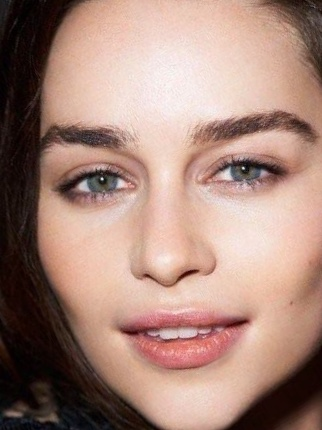
#> input picture Face_Recognition/Faces/Clarke.jpg, 322 x 430 px
$ python face_detection_image.py
#> lines starting #> are read from the running program, lines starting #| are printed output that depends on the picture; after the words box and inside, x2 and y2 are one past the last pixel; in counts of white or black regions, pixels touching at a corner belong together
#!/usr/bin/python3
import cv2

# Load the cascade
face_cascade = cv2.CascadeClassifier('./.local/lib/python3.7/site-packages/cv2/data/haarcascade_frontalface_default.xml')
# Read the input image
image = input("Enter the Image URL: ")
#> the answer given: ../Face_Recognition/Faces/Clarke.jpg
img = cv2.imread(image)
#> img is the input picture: shape (430, 322, 3); mean B, G, R 122.3, 134.2, 166.7
# Convert into grayscale
gray = cv2.cvtColor(img, cv2.COLOR_BGR2GRAY)
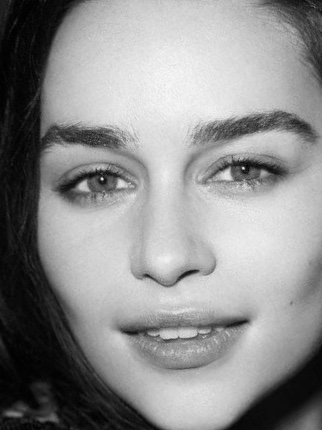
#> gray: shape (430, 322); min 0, max 249, mean 142.6
# Detect faces
faces = face_cascade.detectMultiScale(gray, scaleFactor=1.1, minNeighbors=5)
#> faces = [[23, 64, 290, 290]]
# Draw rectangle around the faces
for (x, y, w, h) in faces:
    cv2.rectangle(img, (x, y), (x+w, y+h), (255, 0, 0), 2)
#> this loop made 1 pass
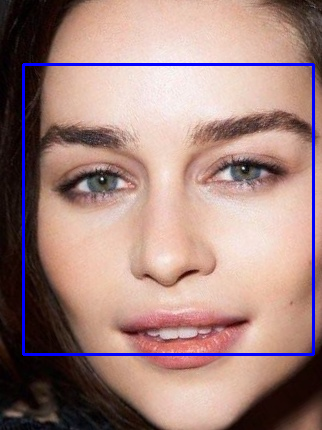
#> img: shape (430, 322, 3); 2.51% of pixels changed, all inside (x1, y1, x2, y2) = (22, 63, 315, 356)
# Display the output
cv2.imshow('img', img)
cv2.waitKey()

$ run again, on Face_Recognition/Faces/Jobs.jpg
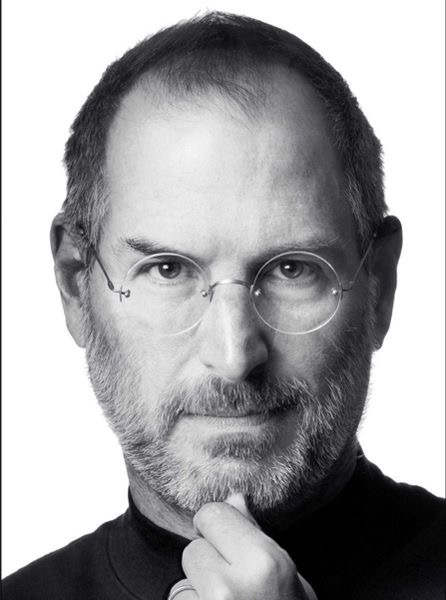
#> input picture Face_Recognition/Faces/Jobs.jpg, 446 x 600 px
#> img is the input picture: shape (600, 446, 3); mean B, G, R 163.5, 161.5, 161.9
#> faces = [[61, 140, 338, 338]]
#> the loop `for (x, y, w, h) in faces:` made 1 pass
#> after the loop `for (x, y, w, h) in faces:`:
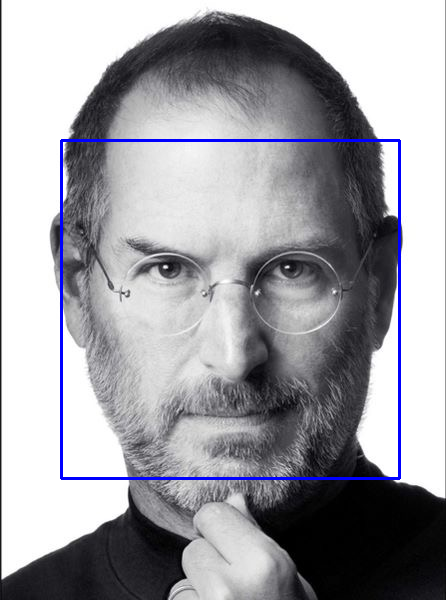
#> img: shape (600, 446, 3); 1.51% of pixels changed, all inside (x1, y1, x2, y2) = (60, 139, 401, 480)

$ run again, on Face_Recognition/Faces/Obama.jpg
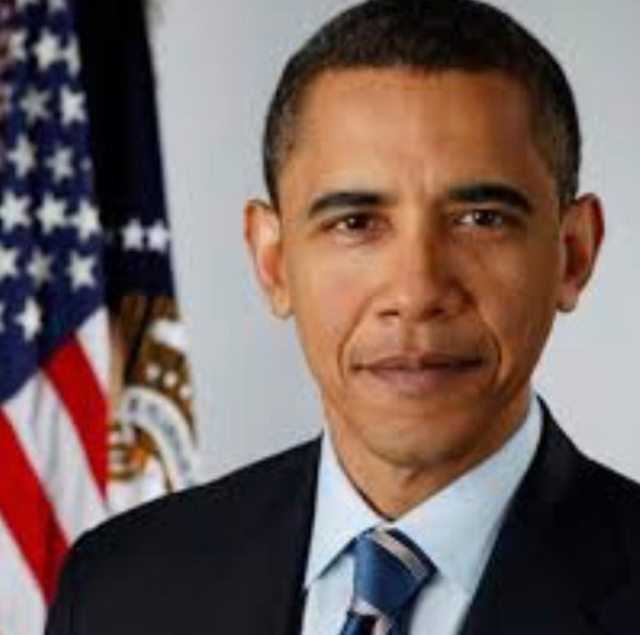
#> input picture Face_Recognition/Faces/Obama.jpg, 640 x 635 px
#> img is the input picture: shape (635, 640, 3); mean B, G, R 95.3, 99.5, 117.6
#> `gray = cv2.cvtColor(img, cv2.COLOR_BGR2GRAY)`:
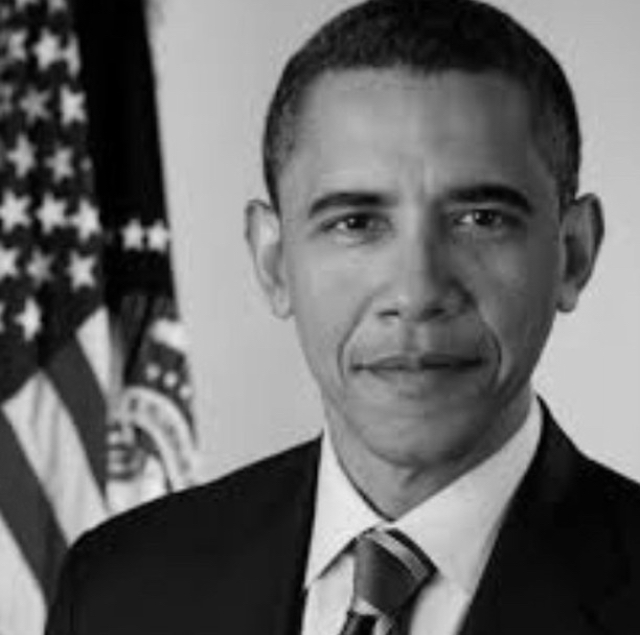
#> gray: shape (635, 640); min 0, max 240, mean 104.4
#> faces = [[247, 89, 330, 330]]
#> the loop `for (x, y, w, h) in faces:` made 1 pass
#> after the loop `for (x, y, w, h) in faces:`:
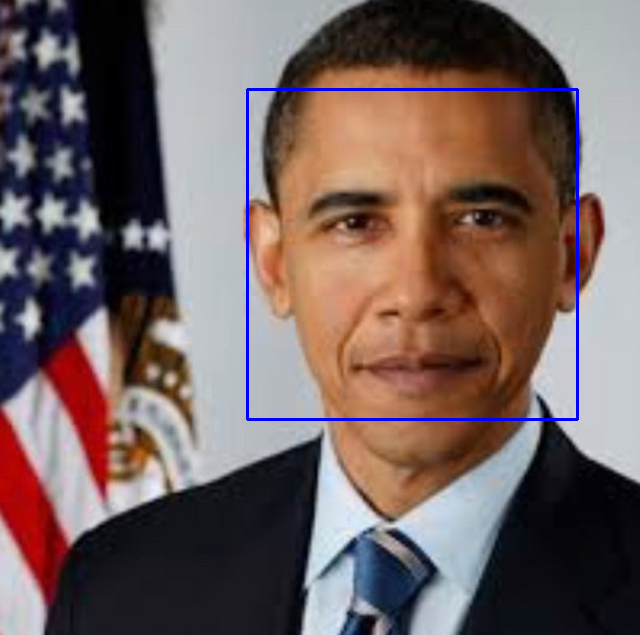
#> img: shape (635, 640, 3); 0.97% of pixels changed, all inside (x1, y1, x2, y2) = (246, 88, 579, 421)

$ run again, on Face_Recognition/Faces/Trump.jpg
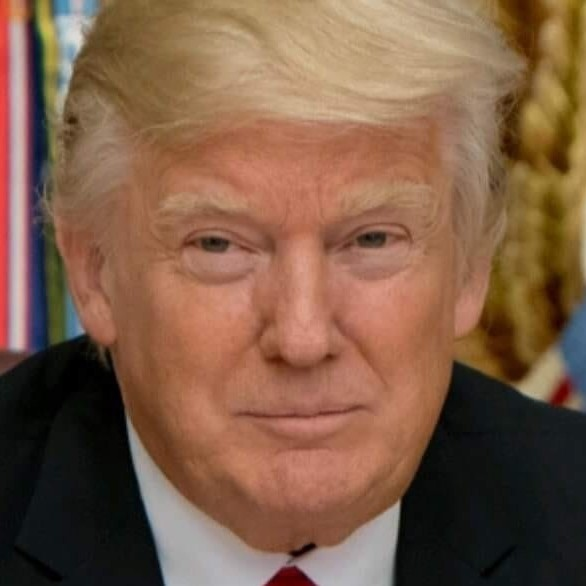
#> input picture Face_Recognition/Faces/Trump.jpg, 586 x 586 px
#> img is the input picture: shape (586, 586, 3); mean B, G, R 71.3, 93.3, 126.8
#> `gray = cv2.cvtColor(img, cv2.COLOR_BGR2GRAY)`:
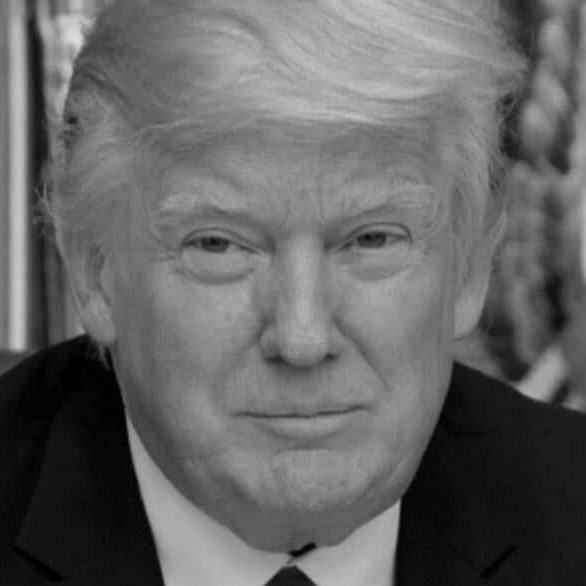
#> gray: shape (586, 586); min 0, max 220, mean 100.8
#> faces = [[97, 78, 420, 420]]
#> the loop `for (x, y, w, h) in faces:` made 1 pass
#> after the loop `for (x, y, w, h) in faces:`:
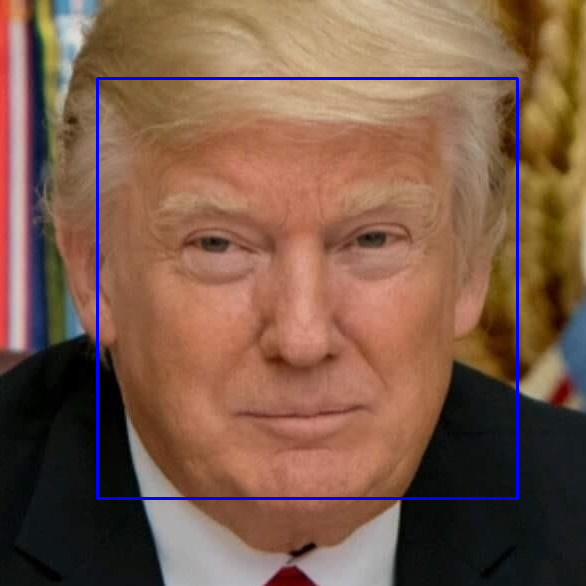
#> img: shape (586, 586, 3); 1.47% of pixels changed, all inside (x1, y1, x2, y2) = (96, 77, 519, 500)
